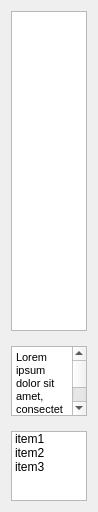
         <widget class="QWidget" name="scrollAreaWidgetContents">
          <property name="geometry">
           <rect>
            <x>0</x>
            <y>0</y>
            <width>98</width>
            <height>512</height>
           </rect>
          </property>
          <layout class="QVBoxLayout" name="verticalLayout_8">
           <property name="spacing">
            <number>15</number>
           </property>
           <item>
            <widget class="QTreeView" name="treeView">
             <property name="sizePolicy">
              <sizepolicy hsizetype="Expanding" vsizetype="Fixed">
               <horstretch>0</horstretch>
               <verstretch>0</verstretch>
              </sizepolicy>
             </property>
             <property name="minimumSize">
              <size>
               <width>0</width>
               <height>320</height>
              </size>
             </property>
             <property name="maximumSize">
              <size>
               <width>16777215</width>
               <height>320</height>
              </size>
             </property>
             <property name="alternatingRowColors">
              <bool>true</bool>
             </property>
            </widget>
           </item>
           <item>
            <widget class="QTextEdit" name="textEdit_2">
             <property name="html">
              <string>&lt;!DOCTYPE HTML PUBLIC &quot;-//W3C//DTD HTML 4.0//EN&quot; &quot;http://www.w3.org/TR/REC-html40/strict.dtd&quot;&gt;
&lt;html&gt;&lt;head&gt;&lt;meta name=&quot;qrichtext&quot; content=&quot;1&quot; /&gt;&lt;style type=&quot;text/css&quot;&gt;
p, li { white-space: pre-wrap; }
&lt;/style&gt;&lt;/head&gt;&lt;body style=&quot; font-family:'MS Shell Dlg 2'; font-size:8.25pt; font-weight:400; font-style:normal;&quot;&gt;
&lt;p style=&quot; margin-top:0px; margin-bottom:0px; margin-left:0px; margin-right:0px; -qt-block-indent:0; text-indent:0px;&quot;&gt;&lt;span style=&quot; font-size:8pt;&quot;&gt;Lorem ipsum dolor sit amet, consectetur adipiscing elit, sed do eiusmod tempor incididunt ut labore et dolore magna aliqua. Ut enim ad minim veniam, quis nostrud exercitation ullamco laboris nisi ut aliquip ex ea commodo consequat. Duis aute irure dolor in reprehenderit in voluptate velit esse cillum dolore eu fugiat nulla pariatur. Excepteur sint occaecat cupidatat non proident, sunt in culpa qui officia deserunt mollit anim id est laborum. At vero eos et accusamus et iusto odio dignissimos ducimus qui blanditiis praesentium voluptatum deleniti atque corrupti quos dolores et quas molestias excepturi sint occaecati cupiditate non provident, similique sunt in culpa qui officia deserunt mollitia animi, id est laborum et dolorum fuga. Et harum quidem rerum facilis est et expedita distinctio. Nam libero tempore, cum soluta nobis est eligendi optio cumque nihil impedit quo minus id quod maxime placeat facere possimus, omnis voluptas assumenda est, omnis dolor repellendus. Temporibus autem quibusdam et aut officiis debitis aut rerum necessitatibus saepe eveniet ut et voluptates repudiandae sint et molestiae non recusandae. Itaque earum rerum hic tenetur a sapiente delectus, ut aut reiciendis voluptatibus maiores alias consequatur aut perferendis doloribus asperiores repellat.&lt;/span&gt;&lt;/p&gt;&lt;/body&gt;&lt;/html&gt;</string>
             </property>
            </widget>
           </item>
           <item>
            <widget class="QListWidget" name="listWidget">
             <property name="minimumSize">
              <size>
               <width>0</width>
               <height>0</height>
              </size>
             </property>
             <item>
              <property name="text">
               <string>item1</string>
              </property>
             </item>
             <item>
              <property name="text">
               <string>item2</string>
              </property>
             </item>
             <item>
              <property name="text">
               <string>item3</string>
              </property>
             </item>
            </widget>
           </item>
          </layout>
         </widget>
